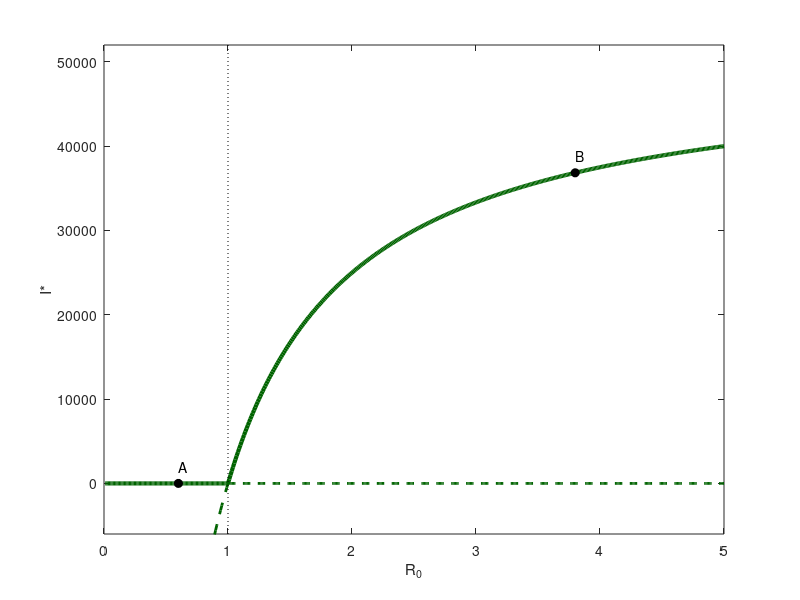

MATLAB code for this plot:
% Abb. 2.17: stationäre Werte I* des SIR-Modells in Abhängigkeit von R_0 (Buch, Abschnitt 2.4, Gl. 2.30)
% x_a*: I* = 0, stabil für R_0 < 1;  x_b*: I* = alpha N (1 - 1/R_0)/(gamma + alpha), stabil für R_0 > 1 (alpha = gamma = 0.1)
% (c) 2026 Philipp Kügler · Programm zum Buch „Dynamische Systeme in den Lebenswissenschaften“ · MIT-Lizenz (siehe LICENSE)
N = 100000; alpha = 0.1; gamma = 0.1;
R0 = linspace(0.01, 5, 500);
Ib = alpha * N * (1 - 1 ./ R0) / (gamma + alpha);
gruen = [0 0.39 0];
li = R0 <= 1; re = R0 >= 1; nah = R0 > 0.85 & R0 <= 1;
plot(R0(li), 0 * R0(li), 'Color', gruen, 'LineWidth', 3); hold on       % stabil
plot(R0(re), 0 * R0(re), '--', 'Color', gruen, 'LineWidth', 2)          % instabil
plot(R0(re), Ib(re), 'Color', gruen, 'LineWidth', 3)
plot(R0(nah), Ib(nah), '--', 'Color', gruen, 'LineWidth', 2)
r = [0.6 3.8]; namen = 'AB';
for j = 1:2
    if r(j) < 1, i = 0; else, i = alpha * N * (1 - 1 / r(j)) / (gamma + alpha); end
    plot(r(j), i, 'ko', 'MarkerFaceColor', 'k'); text(r(j), i + 2000, namen(j));
    fprintf('Szenario %s: R_0 = %g,  I* = %.0f\n', namen(j), r(j), i);
end
plot([1 1], [-6000 52000], 'k:'); hold off
ylim([-6000 52000]); xlabel('R_0'); ylabel('I*');
